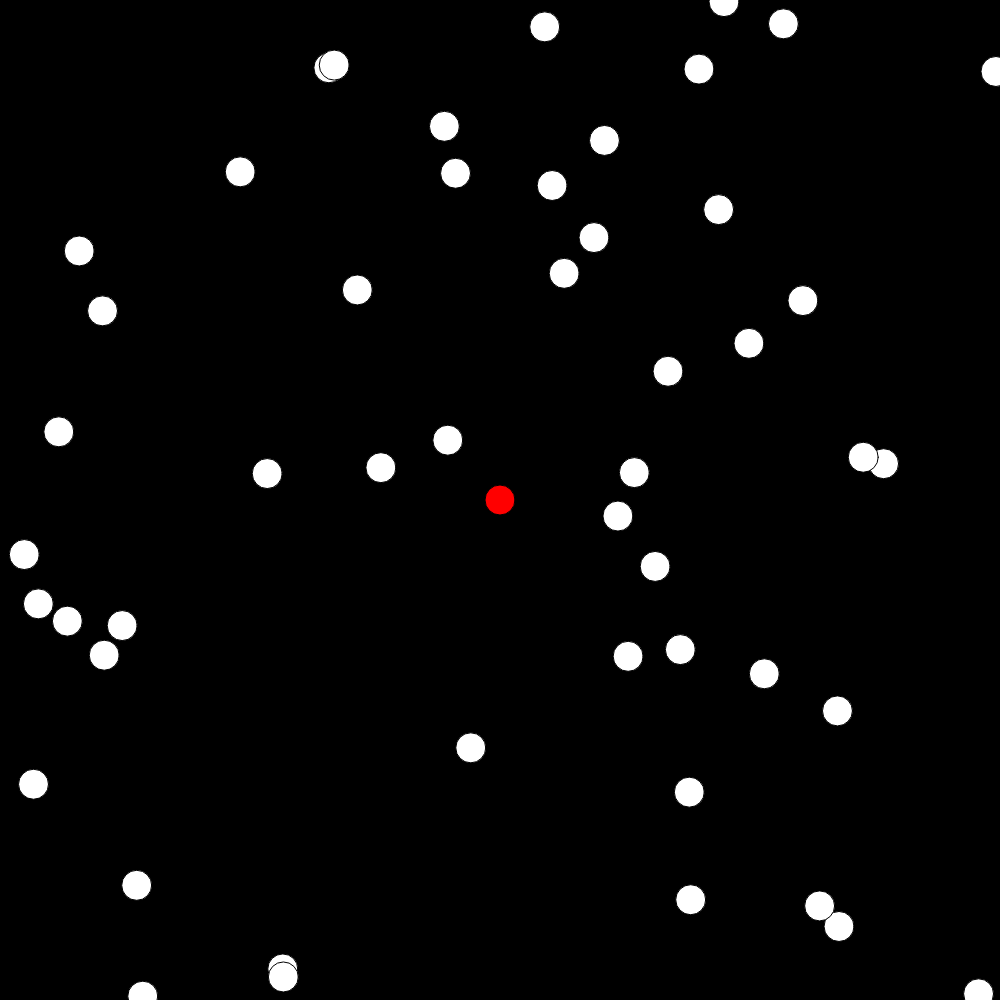
Frame 1 (no input)
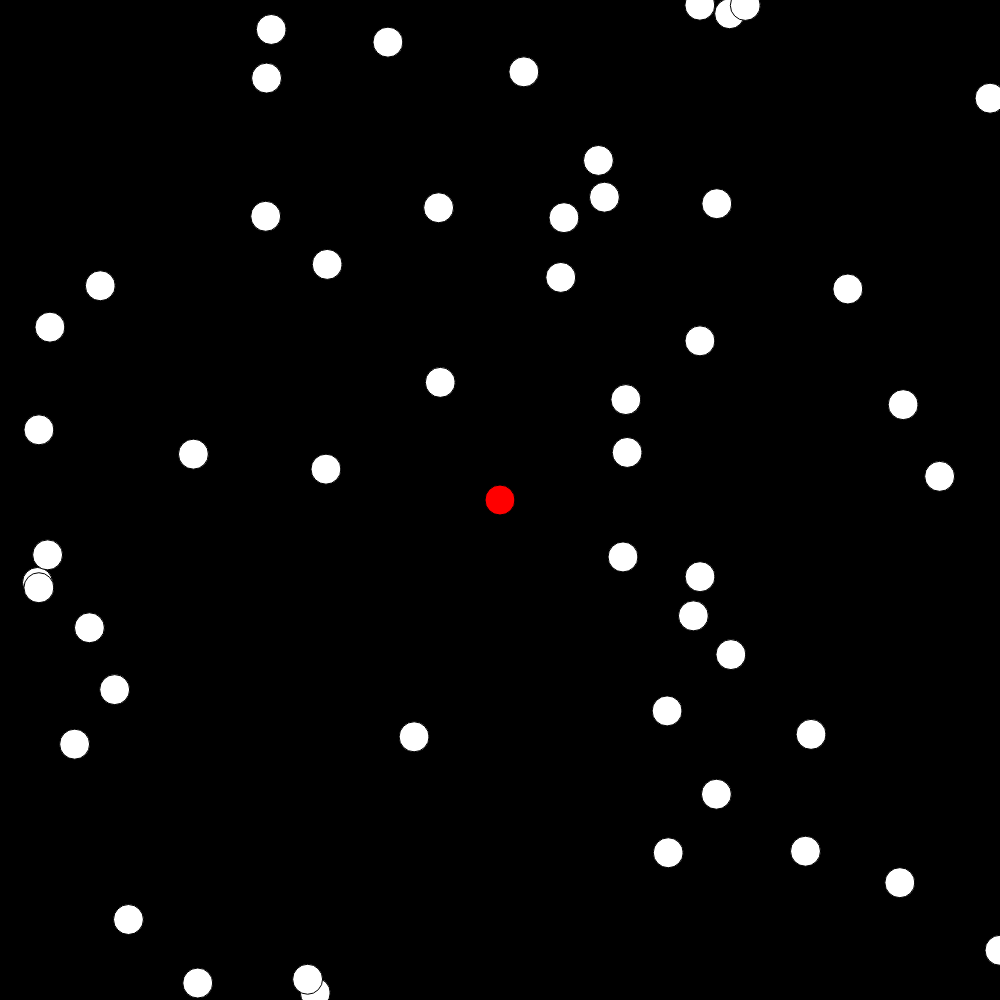
Frame 60 (no input)
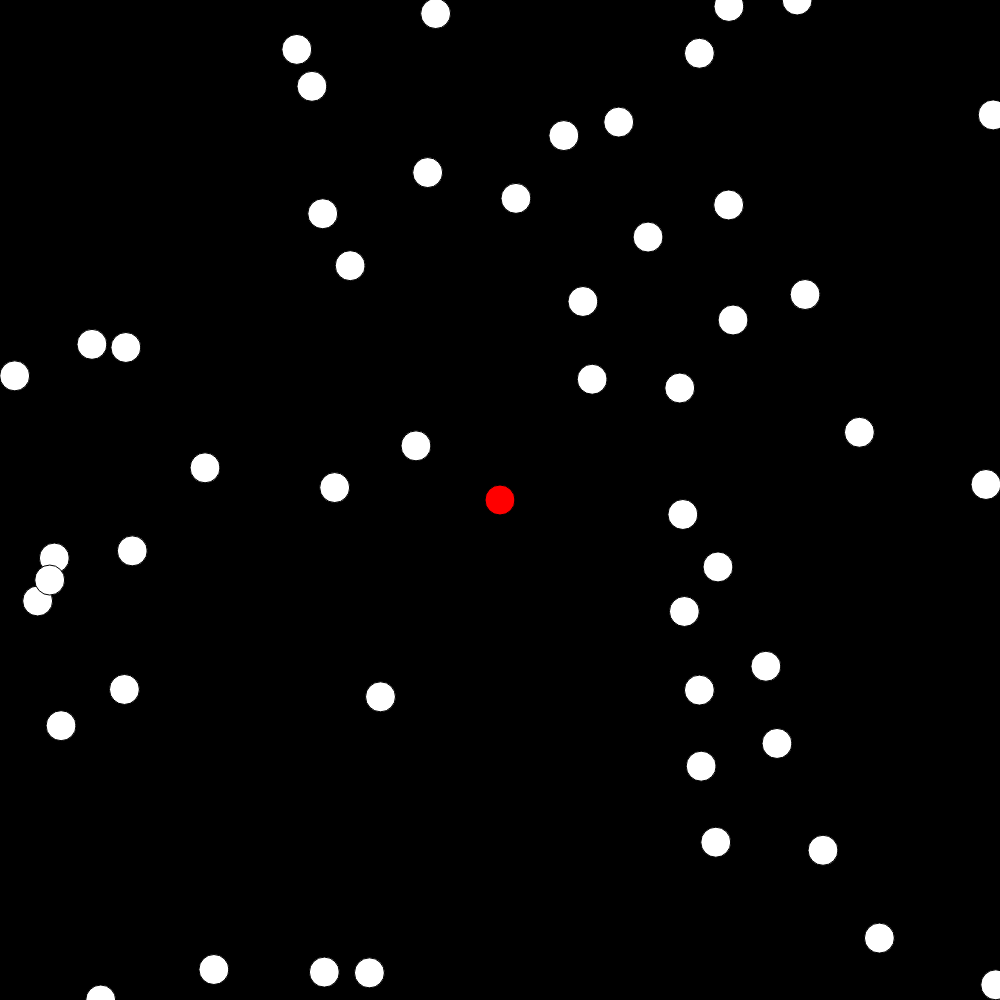
Frame 120 (the mouse pressed at the canvas centre since frame 60)

The p5.js sketch that drew these frames (run headless with seeded random() and noise() and a simulated clock; from frame 60 on, the mouse is pressed at the canvas centre):

// p5.js sketch
// ── sketch.js
var tree = [];
var radius = 15;
let walkers = [];

let MAX_WALKERS = 50;

function setup(){
    createCanvas(1000, 1000);

    tree[0] = new Walker(width/2, height/2, radius, true);
    for (let i = 0 ; i < MAX_WALKERS ; i++){
        walkers[i] = new Walker(random(width), random(height), radius, false);
    }
}

function draw(){
    background(0);

    // MOVE & CHECK
    for (let i = 0 ; i < walkers.length ; i++){
        walkers[i].walk(50);
        
        for (let j = 0 ; j < tree.length ; j++){
            if ( walkers[i].checkCollision(tree[j]) ){
                tree.push(walkers[i]);
                walkers.splice(i, 1);
                walkers.push(new Walker(random(width), random(height), radius, false));
                break;
            }
        }
    }

    // SHOW
    for (let i = 0 ; i < tree.length ; i++){
        tree[i].show();
    }
    for (let i = 0 ; i < walkers.length ; i++){
        walkers[i].show();
    }
}
// ── walker.js
class Walker {
    constructor(x, y, size, stuck){
        this.r = size;
        this.pos = createVector(x, y);
        this.stuck = stuck;
    }

    walk(steps){
        for (let i = 0 ; i < steps ; i++){
            var vel = p5.Vector.random2D();
    
            this.pos.add(vel);
    
            this.pos.x = constrain(this.pos.x, 0, width);
            this.pos.y = constrain(this.pos.y, 0, height);
        }
    }

    checkCollision(walker){
        let x_dist = this.pos.x - walker.pos.x;
        let y_dist = this.pos.y - walker.pos.y;

        var dist2 = x_dist * x_dist + y_dist * y_dist;

        if ( dist2 <= Math.pow(this.r + walker.r, 2) ){
            print("hatz");
            this.stuck = true;

            return true;
        }
        return false;
    }

    show(){
        if ( this.stuck ){
            fill("red");
        }
        else {
            fill("white");
        }
        circle(this.pos.x, this.pos.y, this.r*2);
    }
}
